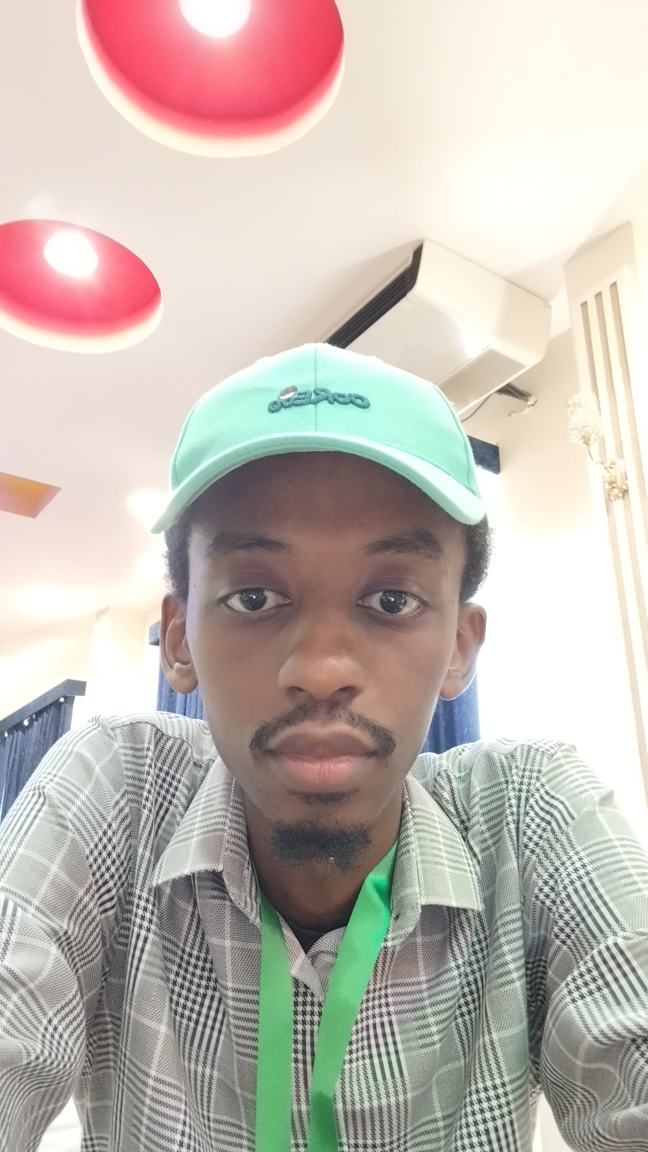
#> input picture dip/me.jpg, 2592 x 4608 px (shown at 1/4 size)
$ python ROI.py
#> lines starting #> are read from the running program, lines starting #| are printed output that depends on the picture
import cv2

# Load the color image
img = cv2.imread("me.jpg")
#> img is the input picture: shape (4608, 2592, 3); mean B, G, R 178.4, 185.9, 195
# Display original shape
smallsize = cv2.resize(img, (350, 660))
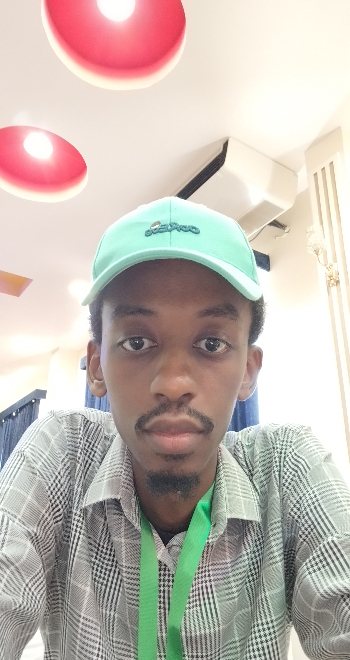
#> smallsize: shape (660, 350, 3); mean B, G, R 178.3, 185.8, 194.9
cv2.imshow("Src", smallsize)
crop = ""
# 82 189
# 259 538
while True:
    # roi = smallsize[100:200, 150:300]
    # Modify the region: Set it to blue
    crop = smallsize[130:500, 80:280]
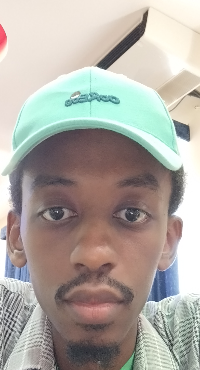
#> crop: shape (370, 200, 3); mean B, G, R 162.3, 169, 174.6
    # r = cv2.selectROI("Image", smallsize, False)
    # Show the modified image
    cv2.imshow("Dest", crop)
    if cv2.waitKey(3) == ord("x"):
#> (key x is pressed here)
        break

cv2.imwrite("./Writeto/crop.jpg", crop)
